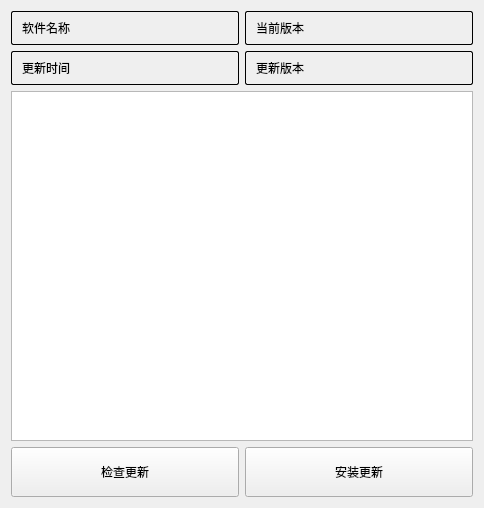
<?xml version="1.0" encoding="UTF-8"?>
<ui version="4.0">
 <class>MarketUpdate</class>
 <widget class="QWidget" name="MarketUpdate">
  <property name="geometry">
   <rect>
    <x>0</x>
    <y>0</y>
    <width>484</width>
    <height>508</height>
   </rect>
  </property>
  <property name="mouseTracking">
   <bool>false</bool>
  </property>
  <property name="tabletTracking">
   <bool>false</bool>
  </property>
  <property name="windowTitle">
   <string>在线更新</string>
  </property>
  <layout class="QVBoxLayout" name="verticalLayout">
   <item>
    <layout class="QGridLayout" name="gridLayout">
     <item row="0" column="0">
      <widget class="QLabel" name="label_name">
       <property name="minimumSize">
        <size>
         <width>0</width>
         <height>30</height>
        </size>
       </property>
       <property name="styleSheet">
        <string notr="true">border-radius:2px;
border:1px solid black;
padding:7px;</string>
       </property>
       <property name="text">
        <string>软件名称</string>
       </property>
      </widget>
     </item>
     <item row="0" column="1">
      <widget class="QLabel" name="label_localVersion">
       <property name="minimumSize">
        <size>
         <width>0</width>
         <height>30</height>
        </size>
       </property>
       <property name="styleSheet">
        <string notr="true">border-radius:2px;
border:1px solid black;
padding:7px;</string>
       </property>
       <property name="text">
        <string>当前版本</string>
       </property>
      </widget>
     </item>
     <item row="1" column="0">
      <widget class="QLabel" name="label_updateTime">
       <property name="styleSheet">
        <string notr="true">border-radius:2px;
border:1px solid black;
padding:7px;</string>
       </property>
       <property name="text">
        <string>更新时间</string>
       </property>
      </widget>
     </item>
     <item row="1" column="1">
      <widget class="QLabel" name="label_newVersion">
       <property name="minimumSize">
        <size>
         <width>0</width>
         <height>30</height>
        </size>
       </property>
       <property name="styleSheet">
        <string notr="true">border-radius:2px;
border:1px solid black;
padding:7px;</string>
       </property>
       <property name="text">
        <string>更新版本</string>
       </property>
      </widget>
     </item>
    </layout>
   </item>
   <item>
    <widget class="QTextEdit" name="text_updateLog">
     <property name="enabled">
      <bool>true</bool>
     </property>
     <property name="minimumSize">
      <size>
       <width>0</width>
       <height>350</height>
      </size>
     </property>
    </widget>
   </item>
   <item>
    <layout class="QHBoxLayout" name="horizontalLayout_2">
     <item>
      <widget class="QPushButton" name="button_check">
       <property name="minimumSize">
        <size>
         <width>25</width>
         <height>50</height>
        </size>
       </property>
       <property name="text">
        <string>检查更新</string>
       </property>
      </widget>
     </item>
     <item>
      <widget class="QPushButton" name="button_update">
       <property name="minimumSize">
        <size>
         <width>25</width>
         <height>50</height>
        </size>
       </property>
       <property name="styleSheet">
        <string notr="true"/>
       </property>
       <property name="text">
        <string>安装更新</string>
       </property>
      </widget>
     </item>
    </layout>
   </item>
  </layout>
 </widget>
 <layoutdefault spacing="6" margin="11"/>
 <resources/>
 <connections/>
</ui>
